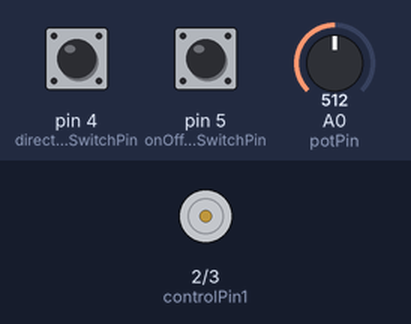
Bench run of a sketch on a simulated Arduino Uno, built with avr-gcc and run on an emulated ATmega328P. Shown: motor-driver pin pairs drawn as motors (green arrow = first pin HIGH = forward, orange = second pin HIGH = backward, longer = more drive, scaled by the enable pin). Inputs (shaded band) come from the test bench; at power-on: pin 5 (onOffSwitchStateSwitchPin) LOW, A0 (potPin) = 512, pin 4 (directionSwitchPin) LOW.

Above: at 1.2 s.
1.3 s: pin 5 (onOffSwitchStateSwitchPin) pulled HIGH for 0.15 s
At 2.0 s:
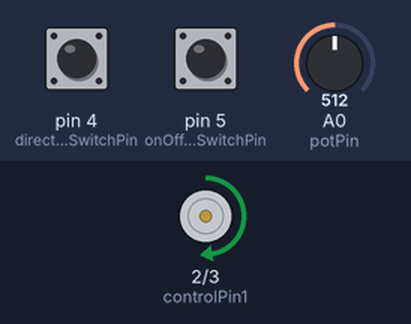
2.9 s: A0 (potPin) set to 716
At 4.1 s:
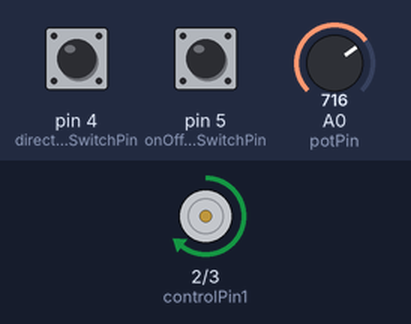
4.4 s: A0 (potPin) set to 900
At 5.5 s:
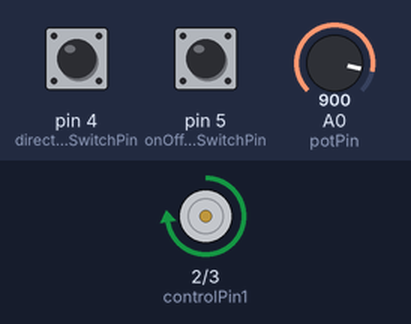
5.9 s: A0 (potPin) set to 122
At 6.6 s:
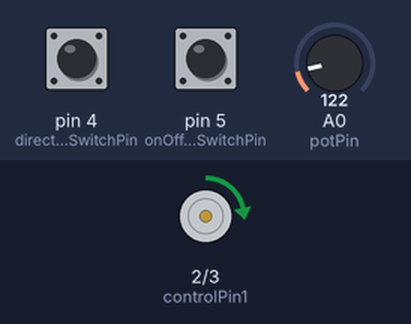
7.4 s: pin 5 (onOffSwitchStateSwitchPin) pulled HIGH for 1 s
At 7.8 s:
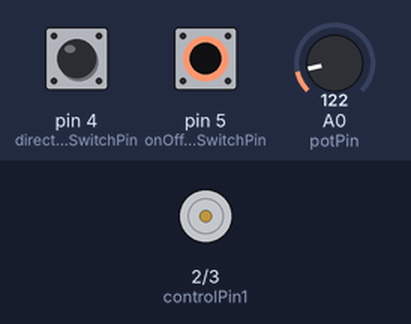
9.9 s: pin 5 (onOffSwitchStateSwitchPin) pulled HIGH for 3.2 s
At 10.9 s:
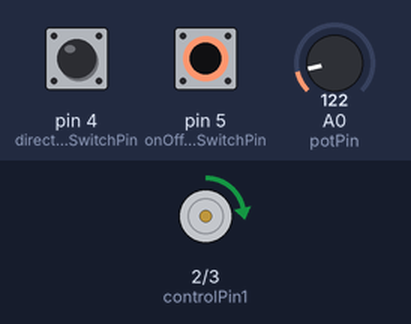
Timing chart, 0 to 12.9 s (numbered marks = the images above; inputs shaded):
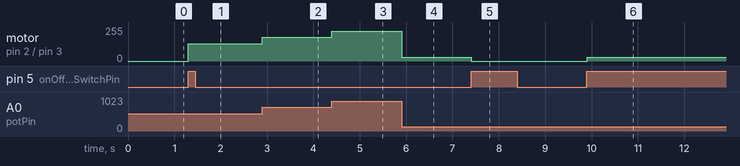

The sketch:

motor.ino
```cpp
// Define pin numbers for control and input pins
const int controlPin1 = 2;
const int controlPin2 = 3;
const int enablePin = 9;
const int directionSwitchPin = 4;
const int onOffSwitchStateSwitchPin = 5;
const int potPin = A0; // Analog pin for potentiometer

// Initialize variables for switch states and motor control
int onOffSwitchState = 0;
int previousOnOffSwitchState = 0;
int directionSwitchState = 0;
int previousDirectionSwitchState = 0;

int motorEnabled = 0;
int motorSpeed = 0;
int motorDirection = 1;

void setup() {
  // Set pin modes for inputs and outputs
  pinMode(directionSwitchPin, INPUT);
  pinMode(onOffSwitchStateSwitchPin, INPUT);
  pinMode(controlPin1, OUTPUT);
  pinMode(controlPin2, OUTPUT);
  pinMode(enablePin, OUTPUT);

  // Ensure the motor is initially disabled
  digitalWrite(enablePin, LOW);
}

void loop() {
  // Read the current state of the switches
  onOffSwitchState = digitalRead(onOffSwitchStateSwitchPin);
  delay(1); // Short delay for switch debounce
  directionSwitchState = digitalRead(directionSwitchPin);
  // Read the potentiometer value and scale it for PWM
  motorSpeed = analogRead(potPin) / 4;

  // Check if the on/off switch state has changed
  if (onOffSwitchState != previousOnOffSwitchState) {
    if (onOffSwitchState == HIGH) {
      motorEnabled = !motorEnabled; // Toggle motor enabled state
    }
  }

  // Set motor direction based on the direction switch state
  if (motorDirection == 1) {
    digitalWrite(controlPin1, HIGH);
    digitalWrite(controlPin2, LOW);
  } else {
    digitalWrite(controlPin1, LOW);
    digitalWrite(controlPin2, HIGH);
  }

  // Control motor speed based on enabled state
  if (motorEnabled == 1) {
    analogWrite(enablePin, motorSpeed);
  } else {
    analogWrite(enablePin, 0);
  }

  // Update previous switch states
  previousDirectionSwitchState = directionSwitchState;
  previousOnOffSwitchState = onOffSwitchState;
}
```

Measured:
- after the input at 1.3 s, motor on pin 2 (controlPin1) / pin 3 (controlPin2): stopped → forward 128/255 at once
- after the input at 2.9 s, motor on pin 2 (controlPin1) / pin 3 (controlPin2): forward 128/255 → forward 179/255 at once
- after the input at 4.4 s, motor on pin 2 (controlPin1) / pin 3 (controlPin2): forward 179/255 → forward 225/255 at once
- after the input at 5.9 s, motor on pin 2 (controlPin1) / pin 3 (controlPin2): forward 225/255 → forward 30/255 at once
- after the input at 7.4 s, motor on pin 2 (controlPin1) / pin 3 (controlPin2): forward 30/255 → stopped at once
- after the input at 9.9 s, motor on pin 2 (controlPin1) / pin 3 (controlPin2): stopped → forward 30/255 at once
